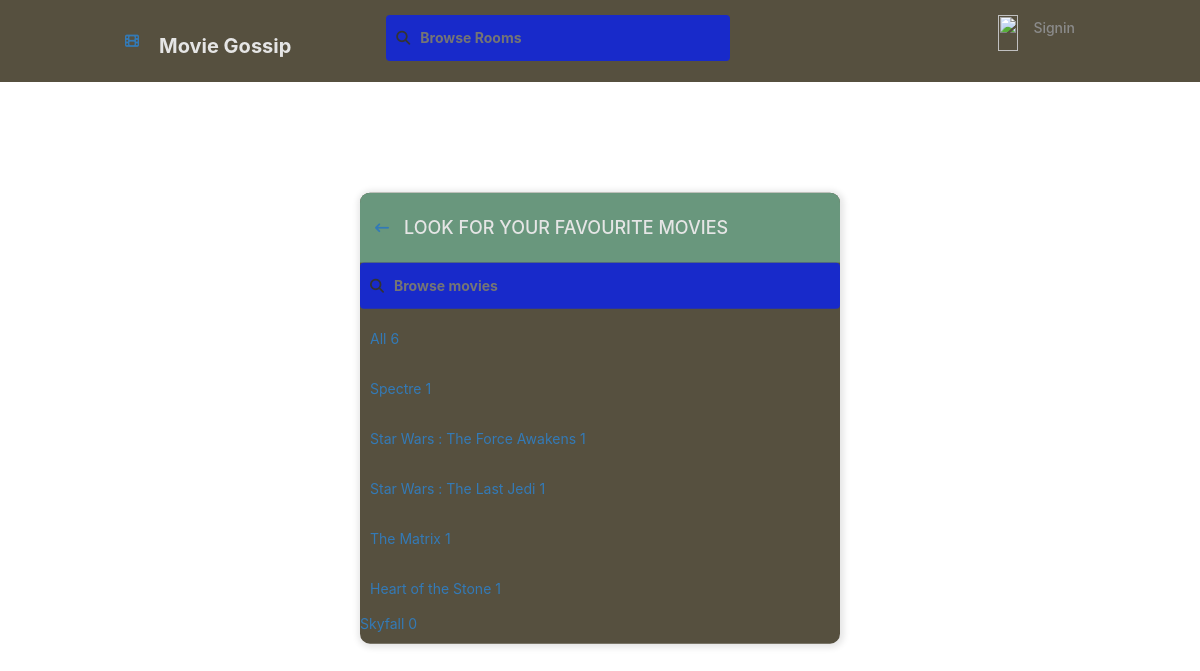
Screenshot of /search-movies/ with the database file from the repository.
### base/models.py (models this page shows, shortened)
class Movie(models.Model):
    name = models.CharField(max_length=200)

### base/views.py (the view)
# urls.py: path('search-movies/', views.moviesCard, name="search-movies"),
def moviesCard(request):
    q = request.GET.get('q') if request.GET.get('q') != None else ''
    movie_list = Movie.objects.filter(name__icontains=q)
    return render(request, 'base/movies.html', {'movies': movie_list})

### base/templates/base/movies.html
{% extends 'main.html' %}
{% block content %}
<div class = "page">
  <div class="container">
    <div class="movie-search-card">
      <div class="movie-search-card-header">
          <a href="{% url 'home-page' %}">
            <i class="fa fa-long-arrow-left" aria-hidden="true"></i>
          </a>
          <h4>Look for your favourite movies</h4>
      </div>
      <div class="movies-page">
        <form action="" method="GET" class="header-search">
          <label>
            <i class="fa fa-search" aria-hidden="true"></i>
            <input name="q" placeholder="Browse movies" />
          </label>
        </form>
        <ul class="movie-list">
          <li>
            <a href="{% url 'search-movies' %}" class="active">All <span>{{movies.count}}</span></a>
          </li>
          {% for movie in movies %}
          <li>
            <a href="{% url 'home-page' %}?q={{movie.name}}">{{ movie.name }} <span>{{movie.room_set.all.count}}</span></a>
          </li>
          {% endfor %}
        </ul>
      </div>
    </div>
  </div>
</div>
{% endblock content %}

### templates/main.html (shortened to what this page needs)
<!DOCTYPE html>
{% load static %}
<html lang="en">
<head>
    <link rel="stylesheet" href= '{% static 'styles/style.css' %}?{% now "U" %}'/>
    <link rel="stylesheet" href="https://cdn.jsdelivr.net/npm/bootstrap@3.3.7/dist/css/bootstrap.min.css">
    <link rel="stylesheet" href="https://cdnjs.cloudflare.com/ajax/libs/font-awesome/6.4.2/css/all.min.css" />
</head>
<body>
    <div class = 'app-background'>
    {% include 'navbar.html' %}
    {% block content %}
    {% endblock %}
</div>
</body>
</html>

### templates/navbar.html
{% load static %}
<div class="header header--loggedIn">
    <div class="container">
        <a href="{% url 'home-page' %}" class="header__logo">
            <i class="fa-solid fa-film"></i>
            <h1>Movie Gossip</h1>
        </a>
        <form class="header-search" method="GET" action="{% url 'home-page' %}">
            <label>
                <i class="fa fa-search" aria-hidden="true"></i>
                <input name="q" placeholder="Browse Rooms" />
            </label>
        </form>
        <div class="header-menu">
            {% if request.user.is_authenticated %}
            <div class="header-user">
                <a href="{% url 'edit-user' %}">
                    <div class="avatar avatar--medium active">
                        <img src="{{request.user.avatar.url}}" />
                    </div>
                    <p>{{request.user.username}} <span>@{{request.user.username}}</span></p>
                </a>
                <div class="dropdown">
                    <button class="dropbtn">
                        <i class="fa-solid fa-caret-down"></i>
                    </button>
                    <div class="dropdown-content">
                        <a href="{% url 'edit-user' %}" class="dropdown-link">
                            <i class="fa-solid fa-pen-to-square"></i>
                            Edit profile</a>
                        <a href="{% url 'signout' %}" class="dropdown-link">
                            <i class="fa-solid fa-right-from-bracket"></i>
                            Signout</a>
                    </div>
                </div>
            </div>
            {% else %}
            <a href="{% url 'signin' %}">
                <img src="{% static 'assets/character.svg' %}" />
                <p>Signin</p>
            </a>
            {% endif %}
        </div>
    </div>
</div>

### static/styles/style.css (style rules this page uses)
:root { --color-main: rgb(119, 255, 0); --color-main-light: #13bae4; --color-dark: #56503f; --color-dark-medium: #182aca; --color-dark-light: #69977d; --color-light: #e5e5e5; --color-gray: #8b8b8b; --color-light-gray: #b2bdbd; --color-bg: #392d35; --color-success: #5dd693; --color-error: #fc4b0b; }
* { font-family: "DM Sans", -apple-system, BlinkMacSystemFont, "Segoe UI", Roboto, Oxygen, Ubuntu, Cantarell, "Open Sans", "Helvetica Neue", sans-serif; margin: 0; padding: 0; box-sizing: border-box; text-rendering: optimizeLegibility; font-size: inherit; }
html { font-size: 56.25%; }
.app-background { background-color: #13bae4; }
.page { background-color: #13bae4 !important; }
@media only screen and (min-width: 1200px) { html { font-size: 62.5%; } }
body { line-height: 1.6; font-weight: 400; font-size: 1.5rem; color: var(--color-light-gray); background-color: var(--color-bg); min-height: 100vh; }
img { width: 100%; }
a { display: inline-block; color: var(--color-main); text-decoration: none; }
.container { max-width: 120rem; width: 90%; margin: auto; }
.header { padding: 1.5rem; background-color: var(--color-dark); }
.header > .container { display: flex; gap: 9.5rem; }
.header__logo, .header-user { display: flex; gap: 2rem; align-items: center; }
.header__logo > h1 { font-weight: 700; font-size: 2rem; color: var(--color-light); }
.header-search > label { background-color: var(--color-dark-medium); padding: 1.3rem 1rem; display: flex; align-items: center; gap: 1rem; border-radius: 4px; }
.header-search input { width: 30rem; background: transparent; border: none; outline: none; color: var(--color-light); }
.header-menu { margin-left: auto; position: relative; }
.header-menu a { display: flex; gap: 1.5rem; align-items: center; font-weight: 500; text-decoration: none; color: var(--color-gray); }
.header-menu img { height: 3.6rem; }
.header-menu p { line-height: 1.2; }
.movie-search-card { width: 90%; max-width: 48rem; min-height: 40rem; position: absolute; top: 50%; left: 50%; transform: translate(-50%, -46%); background-color: var(--color-dark); border-radius: 1rem; box-shadow: 1px 1px 6px 3px rgba(0, 0, 0, 0.1); overflow: hidden; }
.movie-search-card-header { display: flex; padding: 1.5rem; background-color: var(--color-dark-light); gap: 1.5rem; align-items: center; }
.movie-search-card-header h4 { text-transform: uppercase; font-weight: 500; color: var(--color-light); }
.movie-list li:not(:last-child) a { margin: 1.5rem 0; padding-left: 1rem; text-decoration: none; }
.movies-page .header-search { display: block; }

### rows the page displays
Movie: name "Spectre", room_set.all.count "1"
Movie: name "Star Wars : The Force Awakens", room_set.all.count "1"
Movie: name "Star Wars : The Last Jedi", room_set.all.count "1"
Movie: name "The Matrix", room_set.all.count "1"
Movie: name "Heart of the Stone", room_set.all.count "1"
Movie: name "Skyfall", room_set.all.count "0"

### other values shown
{{ movies.count }} "6"
